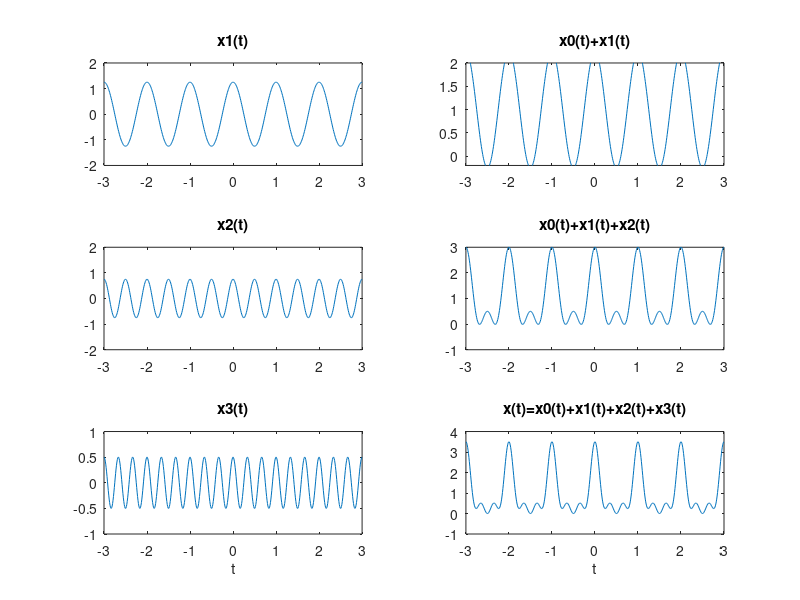

This figure's MATLAB source:
clc 
clear all 
close all
t = -3:0.01:3; % duration of signal
% dc component for k=0 
x0 = 1; 
% first harmonic components for k=?1 and k=1 
x1 = (1)*exp(i*(-1)*2*pi*t)+(1/4)*exp(i*(1)*2*pi*t);
y1 = x0 + x1; % sum of dc component and first harmonic
% second harmonic components for k=?2 and k=2
x2 = (1/4)*exp(i*(-2)*2*pi*t)+(1/2)*exp(i*(2)*2*pi*t);
y2 = y1 + x2; % sum of all components until second harmonic
% third harmonic components for k=?3 and k=3
x3 = (1/6)*exp(i*(-3)*2*pi*t)+(1/3)*exp(i*(3)*2*pi*t);
x = x0 + x1 + x2 + x3; % sum of all components until third harmonic
figure;
subplot(3,2,1);
plot(t,x1); 
axis([-3 3 -2 2]); 
title('x1(t)');
subplot(3,2,2);
plot(t,y1); axis([-3 3 -0.2 2]); 
title('x0(t)+x1(t)');
subplot(3,2,3);
plot(t,x2); 
axis([-3 3 -2 2]); 
title('x2(t)');
subplot(3,2,4);
plot(t,y2); 
axis([-3 3 -1 3]);
title('x0(t)+x1(t)+x2(t)');
subplot(3,2,5);
plot(t,x3);
xlabel('t'); axis([-3 3 -1 1]); title('x3(t)');
subplot(3,2,6);
plot(t,x);
xlabel('t'); axis([-3 3 -1 4]);
title('x(t)=x0(t)+x1(t)+x2(t)+x3(t)')
